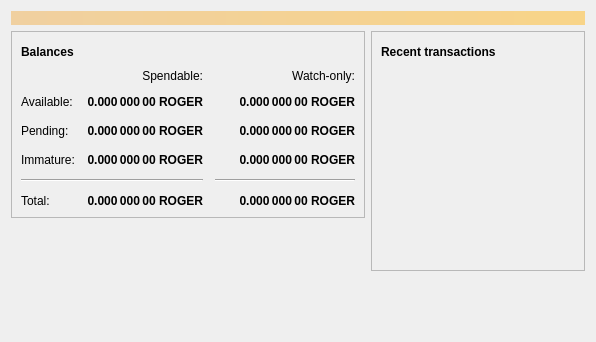
<?xml version="1.0" encoding="UTF-8"?>
<ui version="4.0">
 <class>OverviewPage</class>
 <widget class="QWidget" name="OverviewPage">
  <property name="geometry">
   <rect>
    <x>0</x>
    <y>0</y>
    <width>596</width>
    <height>342</height>
   </rect>
  </property>
  <property name="windowTitle">
   <string>Form</string>
  </property>
  <layout class="QVBoxLayout" name="topLayout">
   <item>
    <widget class="QLabel" name="labelAlerts">
     <property name="visible">
      <bool>false</bool>
     </property>
     <property name="styleSheet">
      <string notr="true">QLabel { background-color: qlineargradient(x1: 0, y1: 0, x2: 1, y2: 0, stop:0 #F0D0A0, stop:1 #F8D488); color:#000000; }</string>
     </property>
     <property name="wordWrap">
      <bool>true</bool>
     </property>
     <property name="margin">
      <number>3</number>
     </property>
     <property name="textInteractionFlags">
      <set>Qt::TextSelectableByMouse</set>
     </property>
    </widget>
   </item>
   <item>
    <layout class="QHBoxLayout" name="horizontalLayout" stretch="1,1">
     <item>
      <layout class="QVBoxLayout" name="verticalLayout_2">
       <item>
        <widget class="QFrame" name="frame">
         <property name="frameShape">
          <enum>QFrame::StyledPanel</enum>
         </property>
         <property name="frameShadow">
          <enum>QFrame::Raised</enum>
         </property>
         <layout class="QVBoxLayout" name="verticalLayout_4">
          <item>
           <layout class="QHBoxLayout" name="horizontalLayout_4">
            <item>
             <widget class="QLabel" name="label_5">
              <property name="font">
               <font>
                <weight>75</weight>
                <bold>true</bold>
               </font>
              </property>
              <property name="text">
               <string>Balances</string>
              </property>
             </widget>
            </item>
            <item>
             <widget class="QPushButton" name="labelWalletStatus">
              <property name="enabled">
               <bool>true</bool>
              </property>
              <property name="maximumSize">
               <size>
                <width>30</width>
                <height>16777215</height>
               </size>
              </property>
              <property name="toolTip">
               <string>The displayed information may be out of date. Your wallet automatically synchronizes with the The Holy Roger network after a connection is established, but this process has not completed yet.</string>
              </property>
              <property name="text">
               <string/>
              </property>
              <property name="icon">
               <iconset resource="../bitcoin.qrc">
                <normaloff>:/icons/warning</normaloff>
                <disabledoff>:/icons/warning</disabledoff>:/icons/warning</iconset>
              </property>
              <property name="iconSize">
               <size>
                <width>24</width>
                <height>24</height>
               </size>
              </property>
              <property name="flat">
               <bool>true</bool>
              </property>
             </widget>
            </item>
            <item>
             <spacer name="horizontalSpacer_3">
              <property name="orientation">
               <enum>Qt::Horizontal</enum>
              </property>
              <property name="sizeHint" stdset="0">
               <size>
                <width>40</width>
                <height>20</height>
               </size>
              </property>
             </spacer>
            </item>
           </layout>
          </item>
          <item>
           <layout class="QGridLayout" name="gridLayout">
            <property name="spacing">
             <number>12</number>
            </property>
            <item row="2" column="2">
             <widget class="QLabel" name="labelWatchPending">
              <property name="font">
               <font>
                <weight>75</weight>
                <bold>true</bold>
               </font>
              </property>
              <property name="cursor">
               <cursorShape>IBeamCursor</cursorShape>
              </property>
              <property name="toolTip">
               <string>Unconfirmed transactions to watch-only addresses</string>
              </property>
              <property name="text">
               <string notr="true">0.000 000 00 ROGER</string>
              </property>
              <property name="alignment">
               <set>Qt::AlignRight|Qt::AlignTrailing|Qt::AlignVCenter</set>
              </property>
              <property name="textInteractionFlags">
               <set>Qt::LinksAccessibleByMouse|Qt::TextSelectableByKeyboard|Qt::TextSelectableByMouse</set>
              </property>
             </widget>
            </item>
            <item row="2" column="1">
             <widget class="QLabel" name="labelUnconfirmed">
              <property name="font">
               <font>
                <weight>75</weight>
                <bold>true</bold>
               </font>
              </property>
              <property name="cursor">
               <cursorShape>IBeamCursor</cursorShape>
              </property>
              <property name="toolTip">
               <string>Total of transactions that have yet to be confirmed, and do not yet count toward the spendable balance</string>
              </property>
              <property name="text">
               <string notr="true">0.000 000 00 ROGER</string>
              </property>
              <property name="alignment">
               <set>Qt::AlignRight|Qt::AlignTrailing|Qt::AlignVCenter</set>
              </property>
              <property name="textInteractionFlags">
               <set>Qt::LinksAccessibleByMouse|Qt::TextSelectableByKeyboard|Qt::TextSelectableByMouse</set>
              </property>
             </widget>
            </item>
            <item row="3" column="2">
             <widget class="QLabel" name="labelWatchImmature">
              <property name="font">
               <font>
                <weight>75</weight>
                <bold>true</bold>
               </font>
              </property>
              <property name="cursor">
               <cursorShape>IBeamCursor</cursorShape>
              </property>
              <property name="toolTip">
               <string>Mined balance in watch-only addresses that has not yet matured</string>
              </property>
              <property name="text">
               <string notr="true">0.000 000 00 ROGER</string>
              </property>
              <property name="alignment">
               <set>Qt::AlignRight|Qt::AlignTrailing|Qt::AlignVCenter</set>
              </property>
              <property name="textInteractionFlags">
               <set>Qt::LinksAccessibleByMouse|Qt::TextSelectableByKeyboard|Qt::TextSelectableByMouse</set>
              </property>
             </widget>
            </item>
            <item row="4" column="0" colspan="2">
             <widget class="Line" name="line">
              <property name="orientation">
               <enum>Qt::Horizontal</enum>
              </property>
             </widget>
            </item>
            <item row="4" column="2">
             <widget class="Line" name="lineWatchBalance">
              <property name="sizePolicy">
               <sizepolicy hsizetype="Preferred" vsizetype="Fixed">
                <horstretch>0</horstretch>
                <verstretch>0</verstretch>
               </sizepolicy>
              </property>
              <property name="minimumSize">
               <size>
                <width>140</width>
                <height>0</height>
               </size>
              </property>
              <property name="orientation">
               <enum>Qt::Horizontal</enum>
              </property>
             </widget>
            </item>
            <item row="5" column="0">
             <widget class="QLabel" name="labelTotalText">
              <property name="text">
               <string>Total:</string>
              </property>
             </widget>
            </item>
            <item row="3" column="1">
             <widget class="QLabel" name="labelImmature">
              <property name="font">
               <font>
                <weight>75</weight>
                <bold>true</bold>
               </font>
              </property>
              <property name="cursor">
               <cursorShape>IBeamCursor</cursorShape>
              </property>
              <property name="toolTip">
               <string>Mined balance that has not yet matured</string>
              </property>
              <property name="text">
               <string notr="true">0.000 000 00 ROGER</string>
              </property>
              <property name="alignment">
               <set>Qt::AlignRight|Qt::AlignTrailing|Qt::AlignVCenter</set>
              </property>
              <property name="textInteractionFlags">
               <set>Qt::LinksAccessibleByMouse|Qt::TextSelectableByKeyboard|Qt::TextSelectableByMouse</set>
              </property>
             </widget>
            </item>
            <item row="2" column="3">
             <spacer name="horizontalSpacer_2">
              <property name="orientation">
               <enum>Qt::Horizontal</enum>
              </property>
              <property name="sizeHint" stdset="0">
               <size>
                <width>40</width>
                <height>20</height>
               </size>
              </property>
             </spacer>
            </item>
            <item row="3" column="0">
             <widget class="QLabel" name="labelImmatureText">
              <property name="text">
               <string>Immature:</string>
              </property>
             </widget>
            </item>
            <item row="5" column="1">
             <widget class="QLabel" name="labelTotal">
              <property name="font">
               <font>
                <weight>75</weight>
                <bold>true</bold>
               </font>
              </property>
              <property name="cursor">
               <cursorShape>IBeamCursor</cursorShape>
              </property>
              <property name="toolTip">
               <string>Your current total balance</string>
              </property>
              <property name="text">
               <string notr="true">0.000 000 00 ROGER</string>
              </property>
              <property name="alignment">
               <set>Qt::AlignRight|Qt::AlignTrailing|Qt::AlignVCenter</set>
              </property>
              <property name="textInteractionFlags">
               <set>Qt::LinksAccessibleByMouse|Qt::TextSelectableByKeyboard|Qt::TextSelectableByMouse</set>
              </property>
             </widget>
            </item>
            <item row="5" column="2">
             <widget class="QLabel" name="labelWatchTotal">
              <property name="font">
               <font>
                <weight>75</weight>
                <bold>true</bold>
               </font>
              </property>
              <property name="cursor">
               <cursorShape>IBeamCursor</cursorShape>
              </property>
              <property name="toolTip">
               <string>Current total balance in watch-only addresses</string>
              </property>
              <property name="text">
               <string notr="true">0.000 000 00 ROGER</string>
              </property>
              <property name="alignment">
               <set>Qt::AlignRight|Qt::AlignTrailing|Qt::AlignVCenter</set>
              </property>
              <property name="textInteractionFlags">
               <set>Qt::LinksAccessibleByMouse|Qt::TextSelectableByKeyboard|Qt::TextSelectableByMouse</set>
              </property>
             </widget>
            </item>
            <item row="0" column="2">
             <widget class="QLabel" name="labelWatchonly">
              <property name="text">
               <string>Watch-only:</string>
              </property>
              <property name="alignment">
               <set>Qt::AlignRight|Qt::AlignTrailing|Qt::AlignVCenter</set>
              </property>
             </widget>
            </item>
            <item row="1" column="0">
             <widget class="QLabel" name="labelBalanceText">
              <property name="text">
               <string>Available:</string>
              </property>
             </widget>
            </item>
            <item row="1" column="1">
             <widget class="QLabel" name="labelBalance">
              <property name="font">
               <font>
                <weight>75</weight>
                <bold>true</bold>
               </font>
              </property>
              <property name="cursor">
               <cursorShape>IBeamCursor</cursorShape>
              </property>
              <property name="toolTip">
               <string>Your current spendable balance</string>
              </property>
              <property name="text">
               <string notr="true">0.000 000 00 ROGER</string>
              </property>
              <property name="alignment">
               <set>Qt::AlignRight|Qt::AlignTrailing|Qt::AlignVCenter</set>
              </property>
              <property name="textInteractionFlags">
               <set>Qt::LinksAccessibleByMouse|Qt::TextSelectableByKeyboard|Qt::TextSelectableByMouse</set>
              </property>
             </widget>
            </item>
            <item row="1" column="2">
             <widget class="QLabel" name="labelWatchAvailable">
              <property name="font">
               <font>
                <weight>75</weight>
                <bold>true</bold>
               </font>
              </property>
              <property name="cursor">
               <cursorShape>IBeamCursor</cursorShape>
              </property>
              <property name="toolTip">
               <string>Your current balance in watch-only addresses</string>
              </property>
              <property name="text">
               <string notr="true">0.000 000 00 ROGER</string>
              </property>
              <property name="alignment">
               <set>Qt::AlignRight|Qt::AlignTrailing|Qt::AlignVCenter</set>
              </property>
              <property name="textInteractionFlags">
               <set>Qt::LinksAccessibleByMouse|Qt::TextSelectableByKeyboard|Qt::TextSelectableByMouse</set>
              </property>
             </widget>
            </item>
            <item row="2" column="0">
             <widget class="QLabel" name="labelPendingText">
              <property name="text">
               <string>Pending:</string>
              </property>
             </widget>
            </item>
            <item row="0" column="1">
             <widget class="QLabel" name="labelSpendable">
              <property name="text">
               <string>Spendable:</string>
              </property>
              <property name="alignment">
               <set>Qt::AlignRight|Qt::AlignTrailing|Qt::AlignVCenter</set>
              </property>
             </widget>
            </item>
           </layout>
          </item>
         </layout>
        </widget>
       </item>
       <item>
        <spacer name="verticalSpacer">
         <property name="orientation">
          <enum>Qt::Vertical</enum>
         </property>
         <property name="sizeHint" stdset="0">
          <size>
           <width>20</width>
           <height>40</height>
          </size>
         </property>
        </spacer>
       </item>
      </layout>
     </item>
     <item>
      <layout class="QVBoxLayout" name="verticalLayout_3">
       <item>
        <widget class="QFrame" name="frame_2">
         <property name="frameShape">
          <enum>QFrame::StyledPanel</enum>
         </property>
         <property name="frameShadow">
          <enum>QFrame::Raised</enum>
         </property>
         <layout class="QVBoxLayout" name="verticalLayout">
          <item>
           <layout class="QHBoxLayout" name="horizontalLayout_2">
            <item>
             <widget class="QLabel" name="label_4">
              <property name="font">
               <font>
                <weight>75</weight>
                <bold>true</bold>
               </font>
              </property>
              <property name="text">
               <string>Recent transactions</string>
              </property>
             </widget>
            </item>
            <item>
             <widget class="QPushButton" name="labelTransactionsStatus">
              <property name="enabled">
               <bool>true</bool>
              </property>
              <property name="maximumSize">
               <size>
                <width>30</width>
                <height>16777215</height>
               </size>
              </property>
              <property name="toolTip">
               <string>The displayed information may be out of date. Your wallet automatically synchronizes with the The Holy Roger network after a connection is established, but this process has not completed yet.</string>
              </property>
              <property name="text">
               <string/>
              </property>
              <property name="icon">
               <iconset resource="../bitcoin.qrc">
                <normaloff>:/icons/warning</normaloff>
                <disabledoff>:/icons/warning</disabledoff>:/icons/warning</iconset>
              </property>
              <property name="iconSize">
               <size>
                <width>24</width>
                <height>24</height>
               </size>
              </property>
              <property name="flat">
               <bool>true</bool>
              </property>
             </widget>
            </item>
            <item>
             <spacer name="horizontalSpacer">
              <property name="orientation">
               <enum>Qt::Horizontal</enum>
              </property>
              <property name="sizeHint" stdset="0">
               <size>
                <width>40</width>
                <height>20</height>
               </size>
              </property>
             </spacer>
            </item>
           </layout>
          </item>
          <item>
           <widget class="QListView" name="listTransactions">
            <property name="styleSheet">
             <string notr="true">QListView { background: transparent; }</string>
            </property>
            <property name="frameShape">
             <enum>QFrame::NoFrame</enum>
            </property>
            <property name="verticalScrollBarPolicy">
             <enum>Qt::ScrollBarAlwaysOff</enum>
            </property>
            <property name="horizontalScrollBarPolicy">
             <enum>Qt::ScrollBarAlwaysOff</enum>
            </property>
            <property name="selectionMode">
             <enum>QAbstractItemView::NoSelection</enum>
            </property>
           </widget>
          </item>
         </layout>
        </widget>
       </item>
       <item>
        <spacer name="verticalSpacer_2">
         <property name="orientation">
          <enum>Qt::Vertical</enum>
         </property>
         <property name="sizeHint" stdset="0">
          <size>
           <width>20</width>
           <height>40</height>
          </size>
         </property>
        </spacer>
       </item>
      </layout>
     </item>
    </layout>
   </item>
  </layout>
 </widget>
 <resources/>
 <connections/>
</ui>
